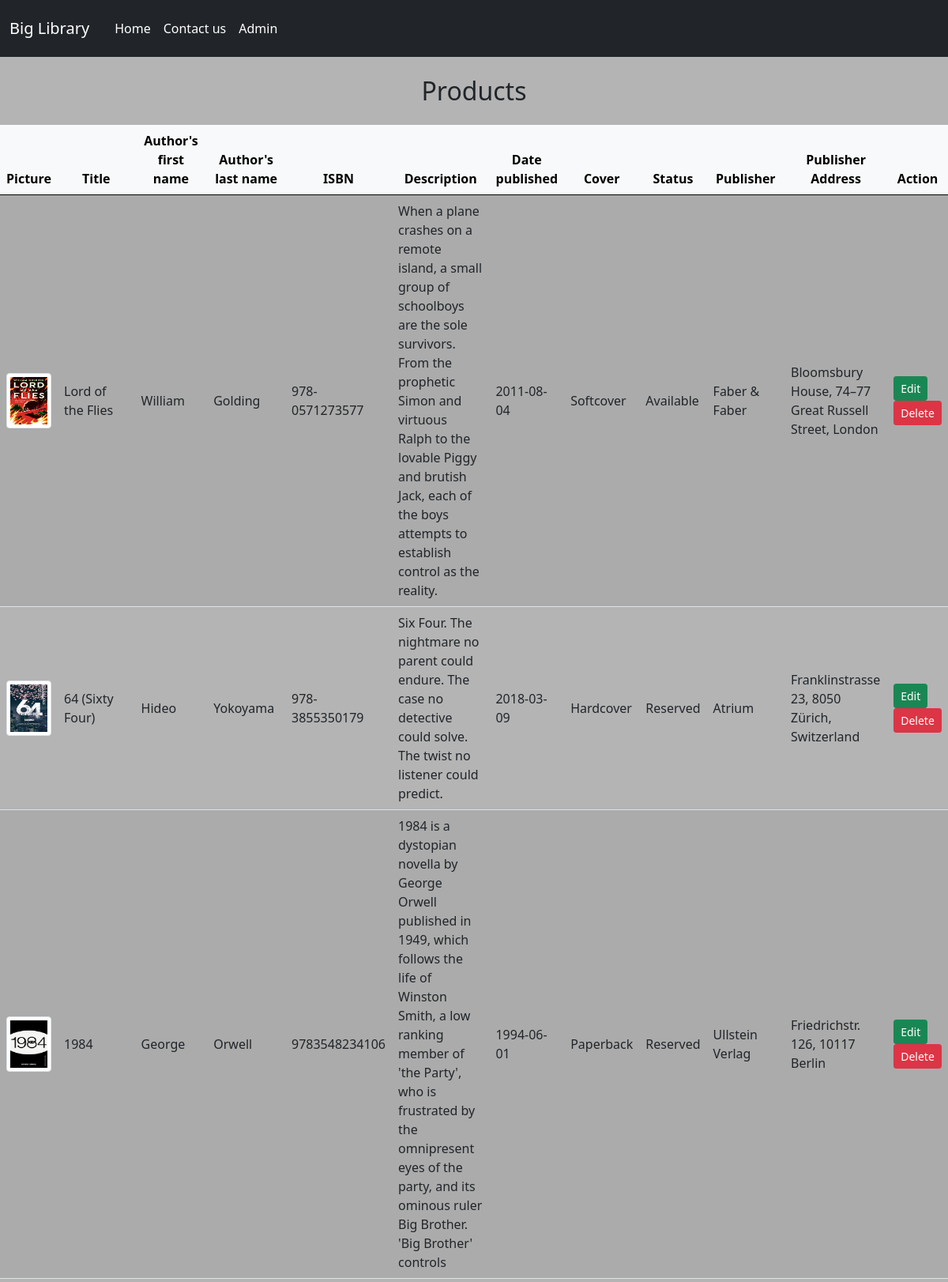
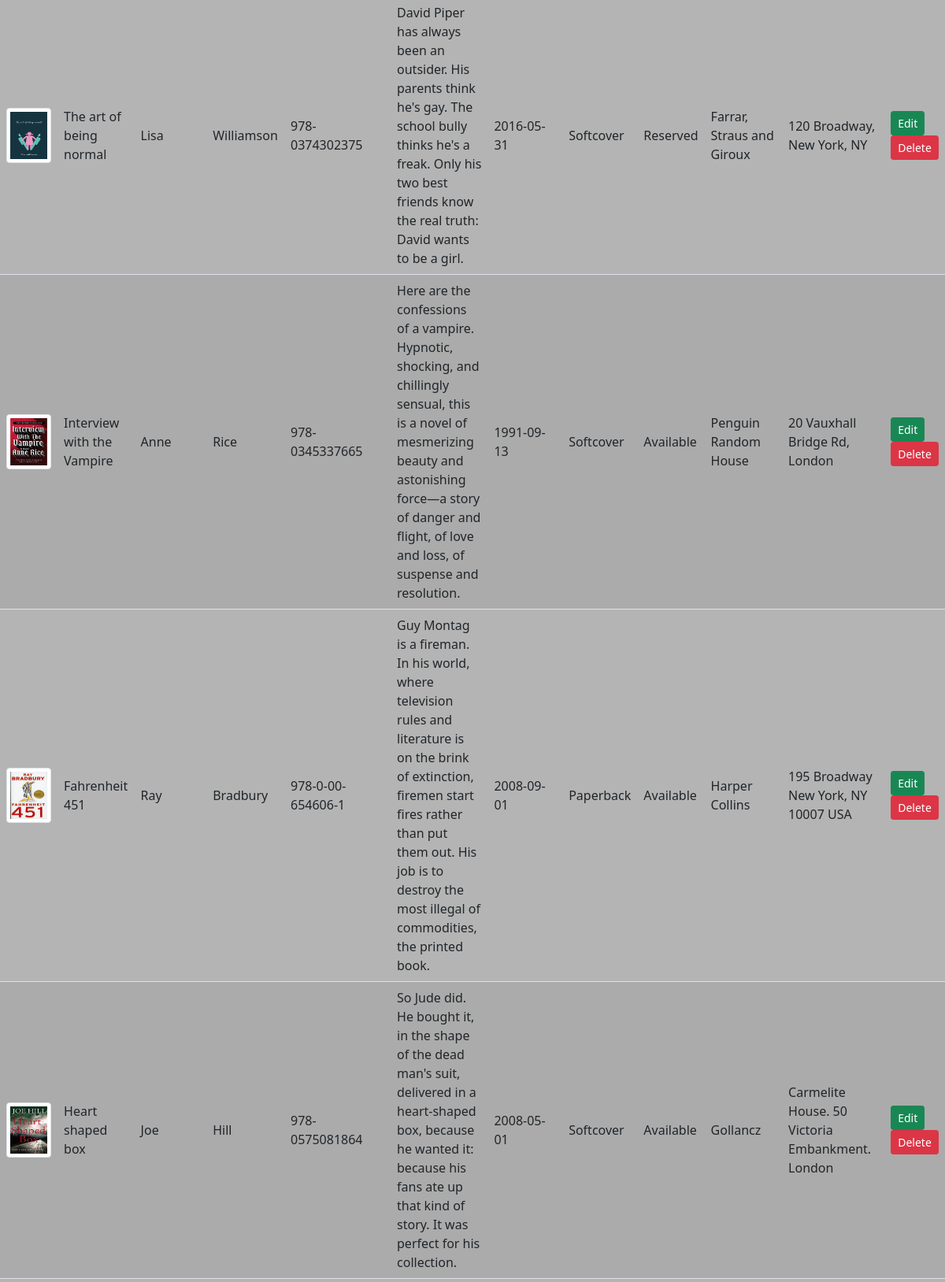
The page / (upper part) on the database its author committed (2 pictures, top to bottom).
### tables this page shows
CREATE TABLE `media` (
  `books_Id` int(11) NOT NULL,
  `book_title` varchar(255) NOT NULL,
  `author_f_name` varchar(255) NOT NULL,
  `author_l_name` varchar(255) NOT NULL,
  `ISBN` varchar(25) NOT NULL,
  `description` varchar(255) NOT NULL,
  `published_date` date NOT NULL,
  `type` enum('Softcover','Hardcover','Paperback') NOT NULL,
  `book_status` enum('Available','Reserved') NOT NULL,
  `picture` varchar(255) DEFAULT NULL,
  `publisher_name` varchar(255) NOT NULL,
  `publisher_address` varchar(255) NOT NULL
);

### index.php (the view, shortened to what this page needs)
<?php
require_once "actions/db_connect.php";
$sql = "SELECT * FROM media";
$result = mysqli_query($connect, $sql);
$body = "";
if (mysqli_num_rows($result)  > 0) {
    while ($row = mysqli_fetch_array($result, MYSQLI_ASSOC)) {
        $body .= "<tr>
            <td><img class='img-thumbnail' src='pictures/" . $row["picture"] . "'</td>
            <td>" . $row["book_title"] . "</td>
            <td>" . $row["author_f_name"] . "</td>
            <td>" . $row["author_l_name"] . "</td>
            <td>" . $row["ISBN"] . "</td>
            <td>" . $row["description"] . "</td>
            <td>" . $row["published_date"] . "</td>
            <td>" . $row["type"] . "</td>
            <td>" . $row["book_status"] . "</td>
            <td>" . $row["publisher_name"] . "</td>
            <td>" . $row["publisher_address"] . "</td>
            <td><a href='update.php?books_Id=" . $row["books_Id"] . "'><button class='btn btn-success btn-sm' type='button'>Edit</button></a>
            <a href='delete.php?books_Id=" . $row["books_Id"] . "'><button class='btn btn-danger btn-sm' type='button'>Delete</button></a></td>
            </tr>";
    };
} else {
    $body =  "<tr><td colspan='5'><center>No results </center></td></tr>";
}
?>
<!DOCTYPE html>
<html lang="en">
<head>
    <?php require_once "components/boot.php"; ?>
    <link rel="stylesheet" type="text/css" href="/components/style.css">
</head>
<body>
    <header>
        <?php
        include_once 'components/navbar.php';
        ?>
    </header>
    <div class="manageProduct w-100 mt-3">
        <p class='h2 text-center my-4'>Products</p>
        <table class='table table-striped'>
            <thead class='table-light'>
                <tr>
                    <th>Picture</th>
                    <th>Title</th>
                    <th>Author's first name</th>
                    <th>Author's last name</th>
                    <th>ISBN</th>
                    <th>Description</th>
                    <th>Date published</th>
                    <th>Cover</th>
                    <th>Status</th>
                    <th>Publisher</th>
                    <th>Publisher Address</th>
                    <th>Action</th>
                </tr>
            </thead>
            <tbody>
                <?= $body; ?>
            </tbody>
        </table>
    </div>
</body>
</html>

### components/boot.php (shortened to what this page needs)
<link href="https://cdn.jsdelivr.net/npm/bootstrap@5.0.0-beta1/dist/css/bootstrap.min.css" rel="stylesheet">

### components/navbar.php (shortened to what this page needs)
<nav class="navbar navbar-expand-lg navbar-dark bg-dark">
    <div class="container-fluid">
        <a class="navbar-brand" href="index.php">Big Library</a>
        <div class="collapse navbar-collapse" id="navbarSupportedContent">
            <ul class="navbar-nav me-auto mb-2 mb-lg-0 p-2">
                <li class="nav-item">
                    <a class="nav-link active" aria-current="page" href="index.php">Home</a>
                </li>
                <li class="nav-item">
                    <a class="nav-link active" aria-current="page" href="contact.php">Contact us</a>
                </li>
                <li class="nav-item">
                    <a class="nav-link active" aria-current="page" href="create.php">Admin</a>
                </li>
        </div>
    </div>
</nav>

### components/style.css (style rules this page uses)
body { background-color: rgb(180, 180, 180); }
.manageProduct { margin: auto; }
.img-thumbnail { width: 70px !important; height: 70px !important; }
td { text-align: left; vertical-align: middle; }
tr { text-align: center; }

### rows shown on the page
media: picture (picture), book_title "Lord of the Flies", author_f_name "William", author_l_name "Golding", ISBN "978-0571273577", description "When a plane crashes on a remote island, a small group of schoolboys are the sole survivors. From the prophetic Simon and virtuous Ralph to the lovable Piggy and brutish Jack, each of the boys attempts to establish control as the reality.", published_date "2011-08-04", type "Softcover", book_status "Available", publisher_name "Faber & Faber", publisher_address "Bloomsbury House, 74–77 Great Russell Street, London"
media: picture (picture), book_title "64 (Sixty Four)", author_f_name "Hideo", author_l_name "Yokoyama", ISBN "978-3855350179", description "Six Four. The nightmare no parent could endure. The case no detective could solve. The twist no listener could predict.", published_date "2018-03-09", type "Hardcover", book_status "Reserved", publisher_name "Atrium", publisher_address "Franklinstrasse 23, 8050 Zürich, Switzerland"
media: picture (picture), book_title "1984", author_f_name "George", author_l_name "Orwell", ISBN "9783548234106", description "1984 is a dystopian novella by George Orwell published in 1949, which follows the life of Winston Smith, a low ranking member of 'the Party', who is frustrated by the omnipresent eyes of the party, and its ominous ruler Big Brother. 'Big Brother' controls", published_date "1994-06-01", type "Paperback", book_status "Reserved", publisher_name "Ullstein Verlag", publisher_address "Friedrichstr. 126, 10117 Berlin"
media: picture (picture), book_title "The art of being normal", author_f_name "Lisa", author_l_name "Williamson", ISBN "978-0374302375", description "David Piper has always been an outsider. His parents think he's gay. The school bully thinks he's a freak. Only his two best friends know the real truth: David wants to be a girl.", published_date "2016-05-31", type "Softcover", book_status "Reserved", publisher_name "Farrar, Straus and Giroux", publisher_address "120 Broadway, New York, NY"
media: picture (picture), book_title "Interview with the Vampire", author_f_name "Anne", author_l_name "Rice", ISBN "978-0345337665", description "Here are the confessions of a vampire. Hypnotic, shocking, and chillingly sensual, this is a novel of mesmerizing beauty and astonishing force—a story of danger and flight, of love and loss, of suspense and resolution.", published_date "1991-09-13", type "Softcover", book_status "Available", publisher_name "Penguin Random House", publisher_address "20 Vauxhall Bridge Rd, London"
media: picture (picture), book_title "Fahrenheit 451", author_f_name "Ray", author_l_name "Bradbury", ISBN "978-0-00-654606-1", description "Guy Montag is a fireman. In his world, where television rules and literature is on the brink of extinction, firemen start fires rather than put them out. His job is to destroy the most illegal of commodities, the printed book.", published_date "2008-09-01", type "Paperback", book_status "Available", publisher_name "Harper Collins", publisher_address "195 Broadway New York, NY 10007 USA"
media: picture (picture), book_title "Heart shaped box", author_f_name "Joe", author_l_name "Hill", ISBN "978-0575081864", description "So Jude did. He bought it, in the shape of the dead man's suit, delivered in a heart-shaped box, because he wanted it: because his fans ate up that kind of story. It was perfect for his collection.", published_date "2008-05-01", type "Softcover", book_status "Available", publisher_name "Gollancz", publisher_address "Carmelite House. 50 Victoria Embankment. London"
